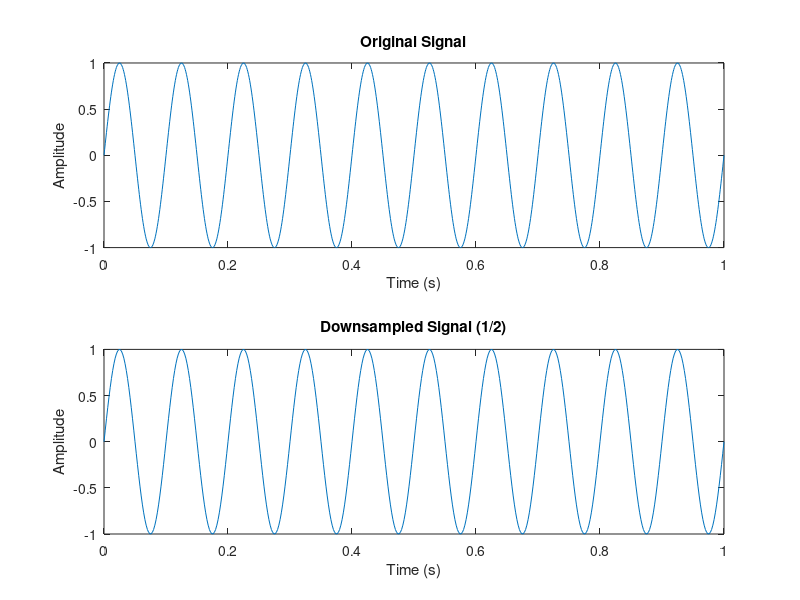

This figure's MATLAB source:
% Create a signal (a sine wave)
Fs = 1000;             % Sampling frequency (in Hz)
t = 0:1/Fs:1;          % Time vector
x = sin(2*pi*10*t);    % A sine wave with frequency 10 Hz

% Downsample by 1/2
x_downsampled = downsample(x, 2);

% Plot the original and downsampled signals
subplot(2,1,1);
plot(t, x);
title('Original Signal');
xlabel('Time (s)');
ylabel('Amplitude');

subplot(2,1,2);
t_downsampled = 0:1/(Fs/2):1;
plot(t_downsampled, x_downsampled);
title('Downsampled Signal (1/2)');
xlabel('Time (s)');
ylabel('Amplitude');